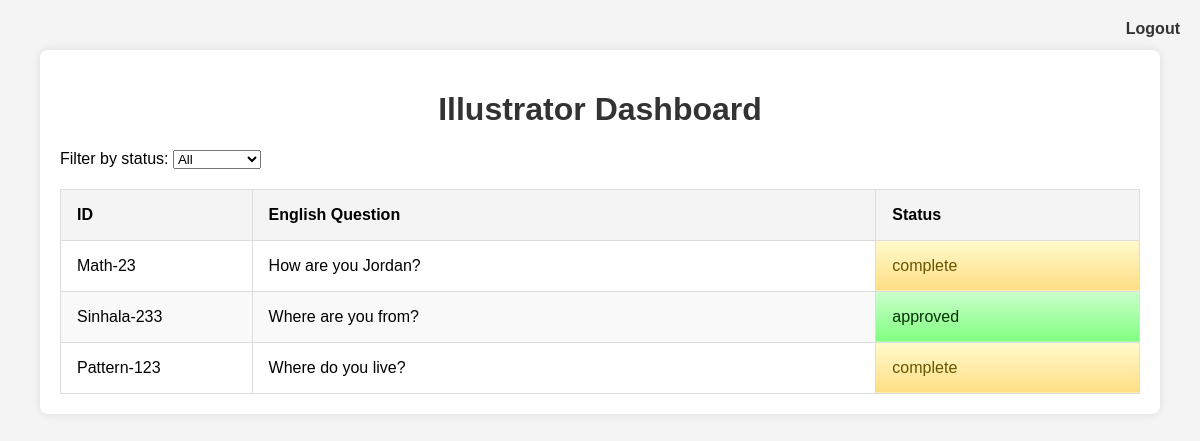
/illustrator_dashboard/ (signed in), run on the app's committed database.
### dashboard/models.py (models this page shows, shortened)
class Question(models.Model):
    question_id = models.CharField(max_length=20, unique=True, blank=True, null=True)
    answer_index = models.IntegerField()
    area = models.CharField(max_length=100)
    image_in_question = models.BooleanField(default=False)
    q_image_description = models.TextField(blank=True, null=True)
    image_in_answers = models.BooleanField(default=False)
    english_question = models.TextField()
    english_answer1 = models.TextField()
    english_answer2 = models.TextField()
    english_answer3 = models.TextField()
    description_of_answer_image1 = models.TextField(blank=True, null=True)
    description_of_answer_image2 = models.TextField(blank=True, null=True)
    description_of_answer_image3 = models.TextField(blank=True, null=True)
    v_text = models.TextField()
    v_image_steps = models.TextField()
    a_text = models.TextField()
    k_text = models.TextField()
    sinhala_question = models.TextField(blank=True, null=True)
    sinhala_answer1 = models.TextField(blank=True, null=True)
    sinhala_answer2 = models.TextField(blank=True, null=True)
    sinhala_answer3 = models.TextField(blank=True, null=True)
    sinhala_v_text = models.TextField(blank=True, null=True)
    sinhala_a_text = models.TextField(blank=True, null=True)
    sinhala_k_text = models.TextField(blank=True, null=True)
    tamil_question = models.TextField(blank=True, null=True)
    tamil_answer1 = models.TextField(blank=True, null=True)
    tamil_answer2 = models.TextField(blank=True, null=True)
    tamil_answer3 = models.TextField(blank=True, null=True)
    tamil_v_text = models.TextField(blank=True, null=True)
    tamil_a_text = models.TextField(blank=True, null=True)
    tamil_k_text = models.TextField(blank=True, null=True)
    question_image_illustration = models.ImageField(upload_to='illustrations/', blank=True, null=True)
    answer1_image_illustration = models.ImageField(upload_to='illustrations/', blank=True, null=True)
    answer2_image_illustration = models.ImageField(upload_to='illustrations/', blank=True, null=True)
    answer3_image_illustration = models.ImageField(upload_to='illustrations/', blank=True, null=True)
    visual_instructions_illustration = models.ImageField(upload_to='illustrations/', blank=True, null=True)
    sinhala_status = models.CharField(max_length=20, choices=[
        ('incomplete', 'Incomplete'),
        ('complete', 'Complete'),
        ('approved', 'Approved')
    ], default='incomplete')
    tamil_status = models.CharField(max_length=20, choices=[
        ('incomplete', 'Incomplete'),
        ('complete', 'Complete'),
        ('approved', 'Approved')
    ], default='incomplete')
    illustrator_status = models.CharField(max_length=20, choices=[
        ('incomplete', 'Incomplete'),
        ('complete', 'Complete'),
        ('approved', 'Approved')
    ], default='incomplete')
    proofreader_status = models.CharField(max_length=20, choices=[
        ('incomplete', 'Incomplete'),
        ('complete', 'Complete'),
        ('approved', 'Approved'),
        ('pending', 'Pending')
    ], default='incomplete')

### dashboard/views.py (the view)
# urls.py: path('illustrator_dashboard/', views.illustrator_dashboard, name='illustrator_dashboard'),
@login_required
def illustrator_dashboard(request):
    questions = Question.objects.all()
    return render(request, 'dashboard/illustrator_dashboard.html', {'questions': questions})

### dashboard/templates/dashboard/illustrator_dashboard.html (shortened to what this page needs)
<!DOCTYPE html>
<html lang="en">
<head>
    {% load static %}
    <link rel="stylesheet" href="{% static 'dashboard/css/sinhala_translator_dashboard.css' %}">
</head>
<body>
    <a href="{% url 'logout' %}?next=/accounts/login/" class="logout">Logout</a>
    <div class="container">
        <h1>Illustrator Dashboard</h1>
        <label for="statusFilter">Filter by status:</label>
        <select id="statusFilter">
            <option value="all">All</option>
        </select>
        <table>
            <thead>
                <tr>
                    <th>ID</th>
                    <th>English Question</th>
                    <th>Status</th>
                </tr>
            </thead>
            <tbody>
                {% for question in questions %}
                <tr data-url="{% url 'illustrator_editing_interface' question.id %}">
                    <td>{{ question.question_id }}</td>
                    <td>{{ question.english_question }}</td>
                    <td class="status-{{ question.illustrator_status|lower }}">{{ question.illustrator_status }}</td>
                </tr>
                {% endfor %}
            </tbody>
        </table>
    </div>
</body>
</html>

### MSQ_generator/static/dashboard/css/sinhala_translator_dashboard.css (style rules this page uses)
body { font-family: Arial, sans-serif; background-color: #f4f4f4; margin: 0; padding: 0; display: flex; flex-direction: column; min-height: 100vh; cursor: url(http://www.rw-designer.com/cursor-extern.php?id=1544), auto !important; }
.container { width: 90%; max-width: 1200px; margin: 50px auto; padding: 20px; background-color: #fff; box-shadow: 0 0 10px rgba(0, 0, 0, 0.1); border-radius: 8px; }
.logout { position: absolute; top: 20px; right: 20px; text-decoration: none; color: #333; font-weight: bold; }
h1 { text-align: center; color: #333; }
table { width: 100%; border-collapse: collapse; margin-top: 20px; }
th, td { padding: 16px; border: 1px solid #ddd; text-align: left; vertical-align: top; word-wrap: break-word; }
th { background-color: #f4f4f4; }
.status-complete { background: linear-gradient(to bottom, #fffacd, #ffde85); color: #665500; }
.status-approved { background: linear-gradient(to bottom, #ccffcc, #80ff80); color: #003300; }
th, td { padding: 16px; border: 1px solid #ddd; text-align: left; vertical-align: top; word-wrap: break-word; min-width: 200px; }
th:nth-child(1), td:nth-child(1) { min-width: 100px; }
th:nth-child(2), td:nth-child(2) { min-width: 400px; }
th:nth-child(3), td:nth-child(3) { min-width: 150px; }
tbody tr:nth-child(odd) { background-color: #ffffff; }
tbody tr:nth-child(even) { background-color: #f9f9f9; }

### data on the page
Question: question_id "Math-23", english_question "How are you Jordan?", illustrator_status "complete"
Question: question_id "Sinhala-233", english_question "Where are you from?", illustrator_status "approved"
Question: question_id "Pattern-123", english_question "Where do you live?", illustrator_status "complete"
